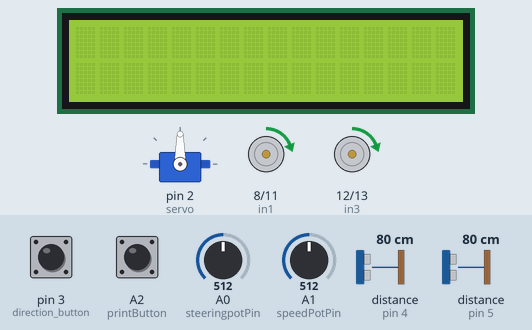
Recording of a sketch running on a simulated Arduino Uno, built with avr-gcc and run on an emulated ATmega328P. Shown: 16×2 character LCD, servo, motor-driver pin pairs drawn as motors (green arrow = first pin HIGH = forward, orange = second pin HIGH = backward, longer = more drive, scaled by the enable pin). Wiring (inferred from the names in the program): 2 × ultrasonic range finder: trigger pin 6, echo pin 4 / trigger pin 7, echo pin 5. Inputs (shaded band) come from the test bench; at power-on: A2 (printButton) HIGH, distance to the obstacle (sensors on pin 4, pin 5) 80 cm, A0 (steeringpotPin) = 512, A1 (speedPotPin) = 512, pin 3 (direction_button) HIGH. The echo pulse lasts 58.3 µs per cm.

Above: at 1.2 s.
1.3 s: A2 (printButton) pulled LOW for 0.15 s
At 2.5 s:
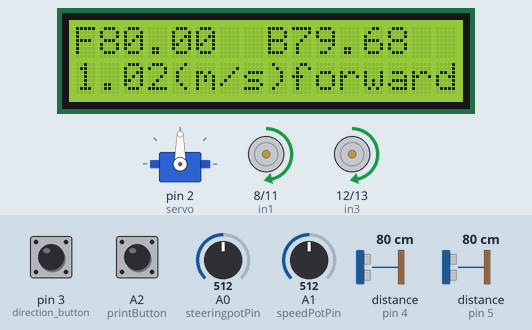
At 2.9 s:
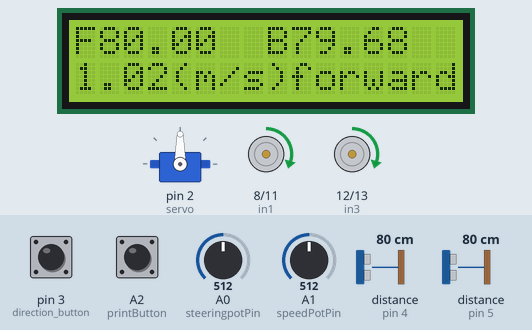
4.4 s: distance to the obstacle (sensor on pin 4) set to 2 cm
7.4 s: A0 (steeringpotPin) set to 716
At 10.2 s:
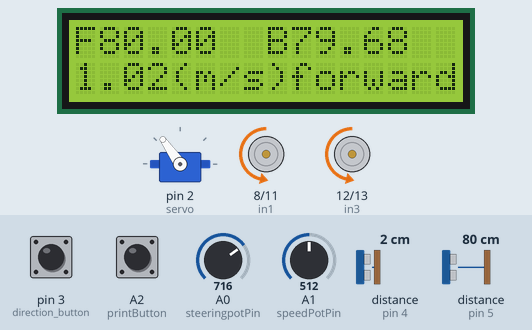
10.4 s: A1 (speedPotPin) set to 716
13.3 s: pin 3 (direction_button) pulled LOW for 0.15 s
16.4 s: A0 (steeringpotPin) set to 992
At 20.02 s:
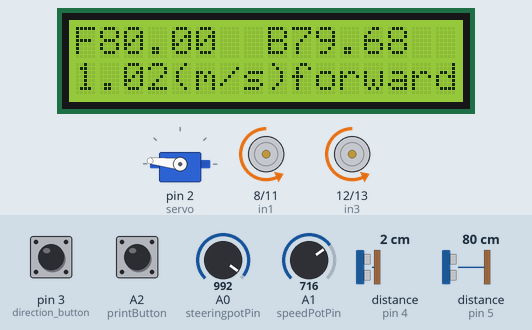
Timing chart, 0 to 22.2 s (numbered marks = the images above; inputs shaded):
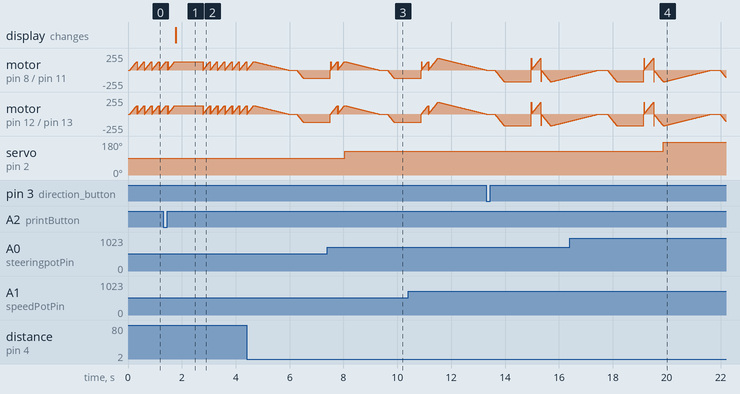

Measured:
- after the input at 1.3 s, the display: changes after 0.48 s (image 1)
- after the input at 7.4 s, servo on pin 2 (servo): 90° → 125° after 0.64 s
- after the input at 16.4 s, servo on pin 2 (servo): 125° → 174° after 3.5 s

The sketch:

sketch_aug29a.ino
```cpp
#include <Wire.h>
#include <LiquidCrystal_I2C.h>
#include <Servo.h>

LiquidCrystal_I2C lcd(0x27,16,2);
int direction_button=3;
volatile bool isReversed=false;
volatile unsigned long lastTime = 0;
const unsigned long debounce = 50;

bool PrintRequested=false;
int printButton=A2;
float vehicleSpeed=0;
int echo1=4;
int echo2=5;
int trig1=6;
int trig2=7;
int ENA=10;
int ENB=9;
int in1=8;
int in2=11;
int in3=12;
int in4=13;
int steeringpotPin=A0;
int speedPotPin=A1;
int servo=2;
Servo myservo;
void setup() {
  // put your setup code here, to run once:
  lcd.init();
  lcd.clear();
  lcd.backlight();
  Serial.begin(9600);
  pinMode(direction_button,INPUT_PULLUP);
  pinMode(printButton, INPUT_PULLUP);
  pinMode(echo1,INPUT);
  pinMode(echo2,INPUT);
  pinMode(trig1,OUTPUT);
  pinMode(trig2,OUTPUT);
  pinMode(ENA,OUTPUT);
  pinMode(ENB,OUTPUT);
  pinMode(in1,OUTPUT);
  pinMode(in2,OUTPUT);
  pinMode(in3,OUTPUT);
  pinMode(in4,OUTPUT);
  myservo.attach(servo);
  attachInterrupt(digitalPinToInterrupt(direction_button),ISR_changedirection,FALLING);
}
float ultrasonicDist(int trigPin,int echoPin){
  digitalWrite(trigPin,LOW);
  delayMicroseconds(2);
  digitalWrite(trigPin,HIGH);
  delayMicroseconds(2);
  digitalWrite(trigPin,LOW);
  long duration=pulseIn(echoPin,HIGH);
  float distance=(duration*0.0343/2);

return distance;
}
void ISR_changedirection(){

   unsigned long currentTime=millis();
  if(currentTime-lastTime>debounce){
    isReversed = !isReversed;
    lastTime=currentTime;
  }
}


void moveForward(int motorSpeed){
digitalWrite(in1,HIGH);
digitalWrite(in2,LOW);
digitalWrite(in3,HIGH);
digitalWrite(in4,LOW);
for(int i=0;i<=motorSpeed;i+=5){
  analogWrite(ENA,i);
  analogWrite(ENB,i);
  delay(10);
}
}
void moveBackward(int motorSpeed){
digitalWrite(in1,LOW);
digitalWrite(in2,HIGH);
digitalWrite(in3,LOW);
digitalWrite(in4,HIGH);
for(int i=0;i<=motorSpeed;i+=5){
  analogWrite(ENA,i);
  analogWrite(ENB,i);
  delay(10);
}
}


void calcSpeed(){
  int speedpotVal=analogRead(speedPotPin);
  int rpm=map(speedpotVal ,0,1023,0,600);
   vehicleSpeed=2*3.14159*0.0325*(rpm/60);
}

void stop(int motorSpeed){
for(int i=motorSpeed;i>=0;i--){
  analogWrite(ENA,i);
  analogWrite(ENB,i);
  delay(10);
}
digitalWrite(in1,HIGH);
digitalWrite(in2,HIGH);
digitalWrite(in3,HIGH);
digitalWrite(in4,HIGH);

}

void loop() {
  // put your main code here, to run repeatedly:
  if (digitalRead(printButton) == LOW){
    delay(50);
    PrintRequested = true;
  }
  int speedpotReading =analogRead(speedPotPin);
  int targetSpeed=map(speedpotReading ,0,1023,0,255);


  if (isReversed){
    moveBackward(targetSpeed);
  }
  else{
    moveForward(targetSpeed);
  }

  //------------------------------------
  int steerpotVal= analogRead(steeringpotPin);
  int servoAngle=map(steerpotVal,0,1023,0,180);
 myservo.write(servoAngle) ;

float distanceF=ultrasonicDist(trig1,echo1);
float distanceB=ultrasonicDist(trig2,echo2);
   calcSpeed();
 //------------------------------------
  if (distanceF<=30){
  stop(targetSpeed);
  delay(300);
  moveBackward(targetSpeed);
  delay(1000);
  moveForward(targetSpeed);
 }

else if (distanceB<=30){
  stop(targetSpeed);
  delay(300);
  moveForward(targetSpeed);
  delay(1000);
  moveBackward(targetSpeed);
 }


//------------------------------------
if(PrintRequested){
  lcd.clear();
lcd.setCursor(0,0);
  lcd.print("F");
lcd.print(distanceF);
lcd.print("");
  lcd.setCursor(8,0);
  lcd.print("B");
lcd.print(distanceB);
lcd.setCursor(0,1);
lcd.print(vehicleSpeed);
  lcd.print("(m/s)");
lcd.setCursor(9,1);
   if(isReversed){
        lcd.print("backward");
   }else{
    lcd.print("forward");
   }
delay(1000);
PrintRequested=false;

}
}
```
